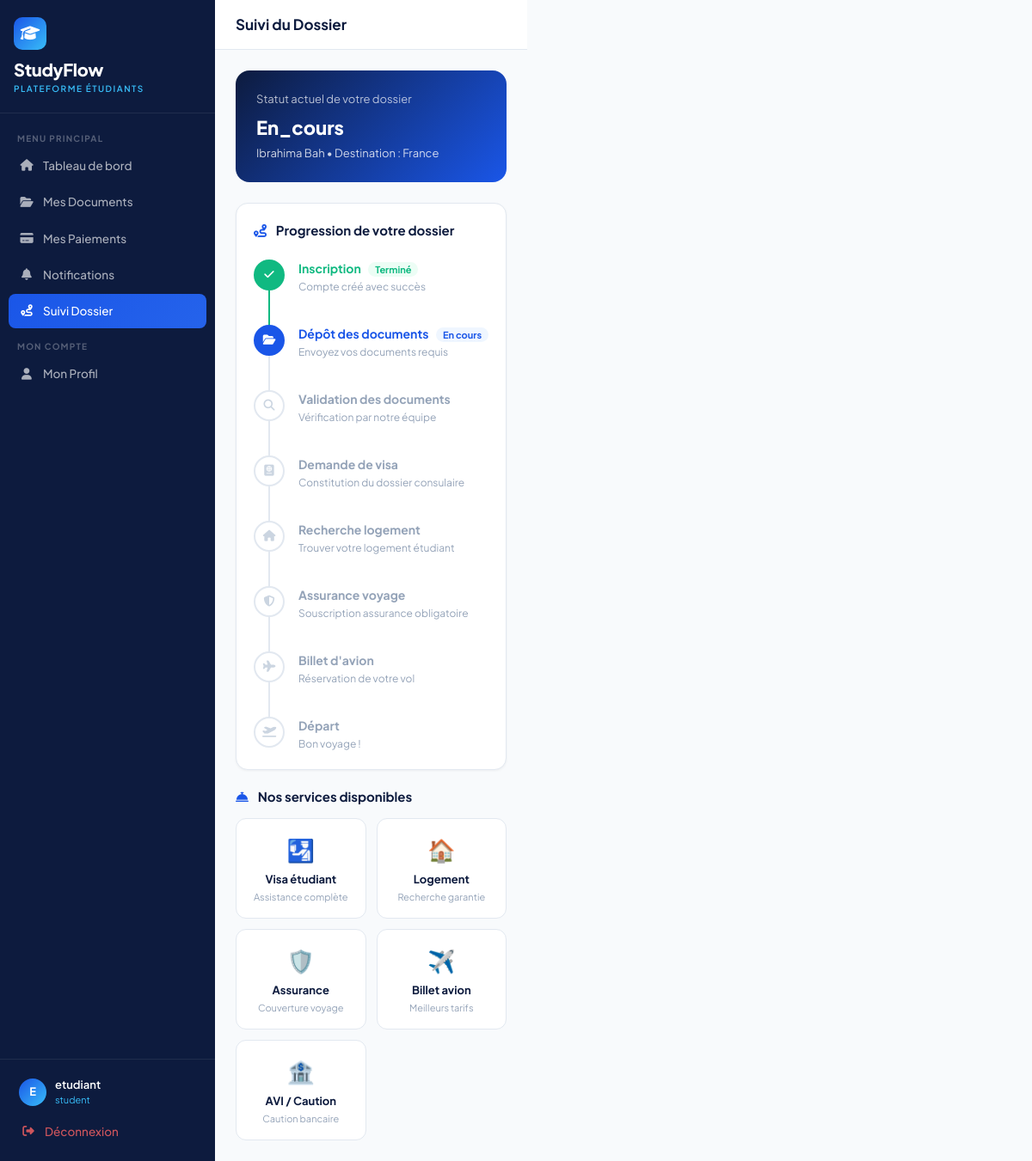
The app's page /auth/suivi (signed in), older data.
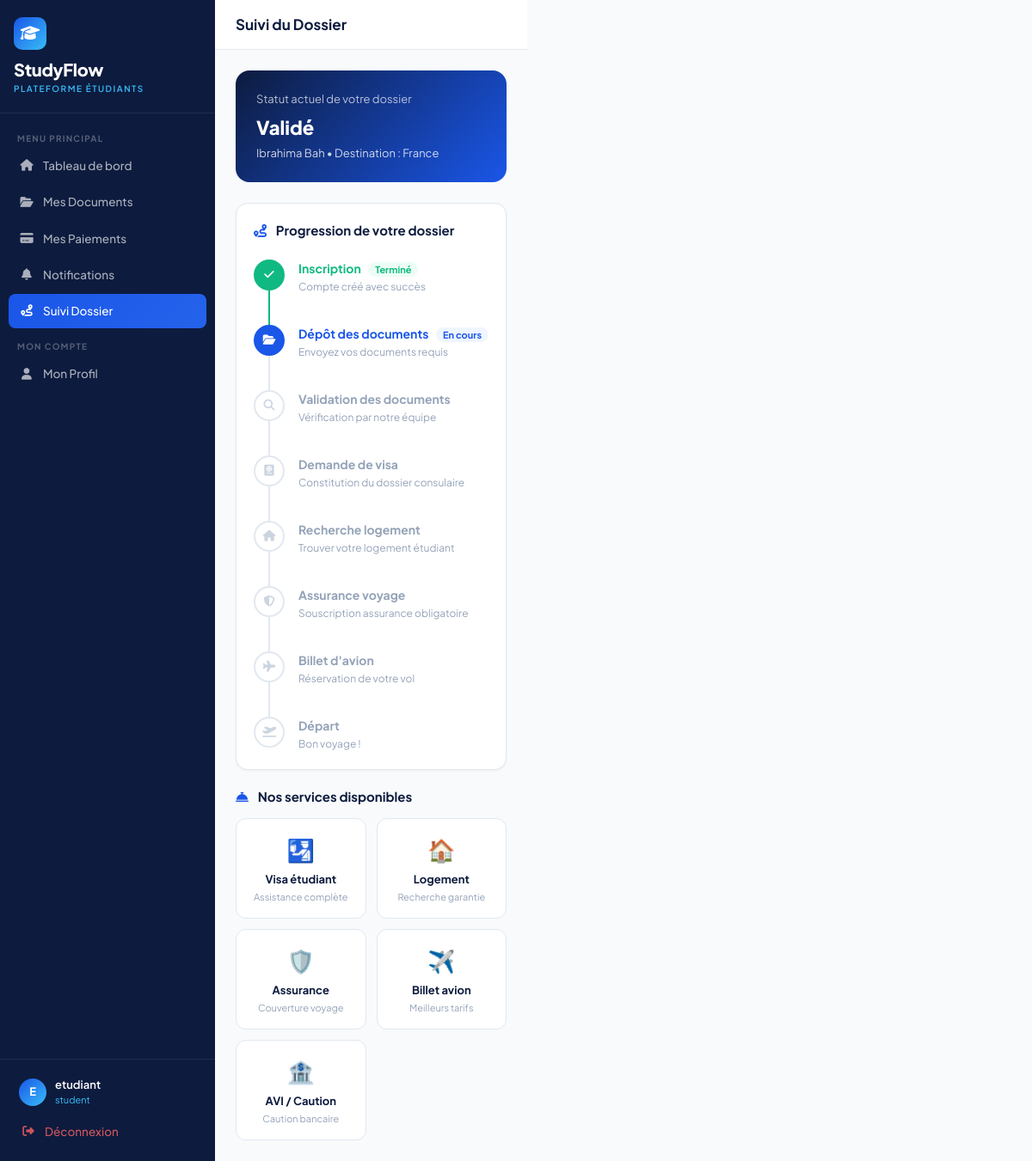
The same page, newer data.
### models/user.py (models this page shows)
class StudentProfile(db.Model):
    __tablename__ = 'student_profiles'
    id = db.Column(db.Integer, primary_key=True)
    user_id = db.Column(db.Integer, db.ForeignKey('users.id'), nullable=False)
    first_name = db.Column(db.String(80))
    last_name = db.Column(db.String(80))
    phone = db.Column(db.String(20))
    nationality = db.Column(db.String(50))
    passport_number = db.Column(db.String(30))
    destination_country = db.Column(db.String(50))
    program = db.Column(db.String(200))
    program_level = db.Column(db.String(20), default='Licence')  # Licence, Master
    university = db.Column(db.String(200))
    status = db.Column(db.String(30), default='nouveau')
    created_at = db.Column(db.DateTime, default=datetime.utcnow)
    documents = db.relationship('Document', backref='student', lazy=True)
    payments = db.relationship('Payment', backref='student', lazy=True)
    @property
    def full_name(self):
        return f"{self.first_name or ''} {self.last_name or ''}".strip()

### routes/auth.py (the view)
@auth_bp.route('/suivi')
@login_required
def suivi():
    profile = get_profile()
    return render_template('auth/suivi.html', profile=profile)

### routes/auth.py (called while the page is built)
def get_profile():
    return StudentProfile.query.filter_by(user_id=current_user.id).first()

### templates/auth/suivi.html (shortened to what the changed rows need)
{% extends "base.html" %}
{% block content %}
<div style="background:linear-gradient(135deg,#0D1B3E,#1A56E8);border-radius:16px;padding:24px;color:#fff;margin-bottom:24px;">
  <div style="font-size:13px;opacity:.7;margin-bottom:6px;">Statut actuel de votre dossier</div>
  <div style="font-size:22px;font-weight:800;margin-bottom:4px;">
    {% if profile %}{{ profile.status | capitalize }}{% else %}Nouveau{% endif %}
  </div>
  <div style="font-size:13px;opacity:.8;">
    {% if profile %}
      {{ profile.full_name }} •
      Destination : {{ profile.destination_country or 'Non définie' }}
    {% endif %}
  </div>
</div>
    {% set services = [
      ('🛂','Visa étudiant','Assistance complète'),
      ('🏠','Logement','Recherche garantie'),
      ('🛡️','Assurance','Couverture voyage'),
      ('✈️','Billet avion','Meilleurs tarifs'),
      ('🏦','AVI / Caution','Caution bancaire')
    ] %}
{% endblock %}

Row changes from the older to the newer data that the page shows:
changed StudentProfile "Ibrahima Bah": status "En_cours" → "Validé"
